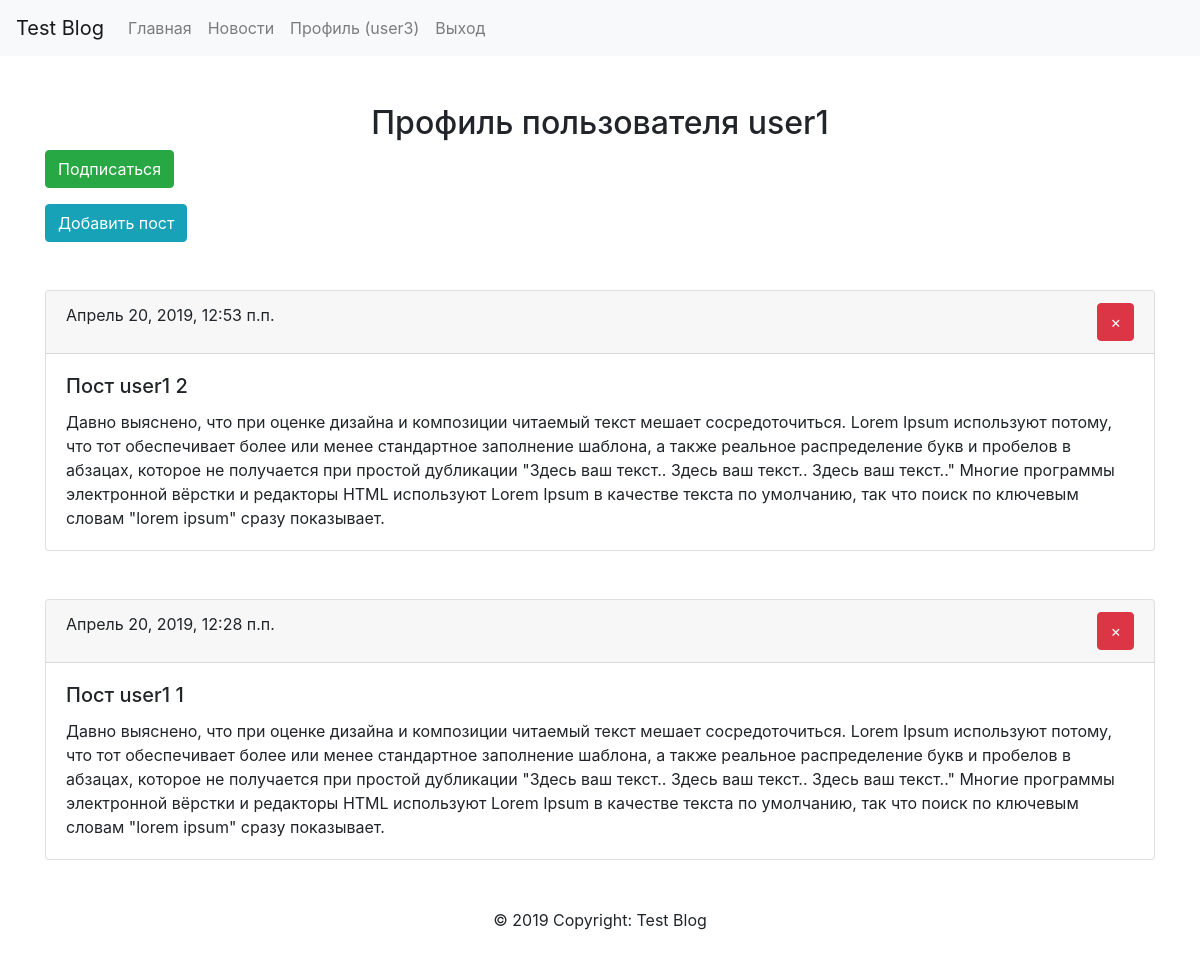
Page /profile/user1/ (signed in) on the committed database.
### posts/models.py (models this page shows, shortened)
class Post(models.Model):
    author = models.ForeignKey(User, on_delete=models.CASCADE, verbose_name='Автор')
    title = models.CharField(max_length=250, verbose_name='Заголовок')
    text = models.TextField(verbose_name='Текст')
    created = models.DateTimeField(auto_now_add=True, verbose_name='Дата и время создания')
    class Meta:
        verbose_name = 'Пост'
        verbose_name_plural = 'Посты'
        ordering = ['-created']

### profiles/views.py (the view)
# urls.py: path('profile/<username>/', login_required(views.ProfileView.as_view()), name='profile'),
class ProfileView(View):
    def get(self, request, username):
        some_user = get_object_or_404(User, username=username)
        posts = Post.objects.filter(author=some_user)
        user = request.user
        contacts = Contact.objects.filter(user_from=user)
        contacts = [item.user_to for item in contacts]
        if some_user in contacts:
            followed = True
        else:
            followed = False
        context = {
            'some_user': some_user,
            'posts': posts,
            'followed': followed,
        }
        return render(request, 'profiles/profile.html', context)

### templates/profiles/profile.html (shortened to what this page needs)
{% extends 'base.html' %}
{% block content %}
    <div class="container">
        <h2 class="text-center mt-5">Профиль пользователя {{ some_user.username }}</h2>
        {% if some_user != user %}
            {% if not followed %}
            <form action="{% url 'follow' %}" method="POST">
                <div class="form-group">
                    <button name="follow" value="{{ some_user.id }}" type="submit" class="btn btn-success">Подписаться</button>
                </div>
            </form>
            {% endif %}
        {% endif %}
        <a href="{% url 'new_post' %}" class="btn btn-info">Добавить пост</a>
        {% for post in posts %}
            <div class="card mt-5 post_block_{{ post.id }}">
                <div class="card-header d-flex justify-content-between">
                    {{ post.created }}
                    <form class="remove" action="{% url 'remove_post' %}" method="POST">
                        <button type="submit" data-id="{{ post.id }}" class="btn btn-danger">&times;</button>
                    </form>
                </div>
                <div class="card-body">
                    <h5 class="card-title">{{ post.title }}</h5>
                    <p class="card-text">{{ post.text }}</p>
                </div>
            </div>
        {% endfor %}
    </div>
{% endblock content %}

### templates/header.html (shortened to what this page needs)
<nav class="navbar navbar-expand-lg navbar-light bg-light">
    <a class="navbar-brand" href="{% url 'index' %}">Test Blog</a>
    <div class="collapse navbar-collapse" id="navbarNav">
        <ul class="navbar-nav">
            <li class="nav-item">
                <a class="nav-link" href="{% url 'index' %}">Главная <span class="sr-only">(текущая)</span></a>
            </li>
            {% if user.is_authenticated %}
                <li class="nav-item">
                    <a class="nav-link" href="{% url 'news' user.username %}">Новости</a>
                </li>
                <li class="nav-item">
                    <a class="nav-link" href="{% url 'profile' user.username %}">Профиль ({{ user.username }})</a>
                </li>
                <li class="nav-item">
                    <a class="nav-link" href="{% url 'logout' %}">Выход</a>
                </li>
            {% else %}
                <li class="nav-item">
                    <a class="nav-link" href="{% url 'login' %}">Вход</a>
                </li>
            {% endif %}
        </ul>
    </div>
</nav>

### rows in the picture
Post: created "Апрель 20, 2019, 12:53 п.п.", title "Пост user1 2", text "Давно выяснено, что при оценке дизайна и композиции читаемый текст мешает сосредоточиться. Lorem Ipsum используют потому, что тот обеспечивает более или менее стандартное заполнение шаблона, а также реальное распределение букв и пробелов в абзацах, которое не получается при простой дубликации \"Здесь ваш текст.. Здесь ваш текст.. Здесь ваш текст..\" Многие программы электронной вёрстки и редакторы HTML используют Lorem Ipsum в качестве текста по умолчанию, так что поиск по ключевым словам \"lorem ipsum\" сразу показывает."
Post: created "Апрель 20, 2019, 12:28 п.п.", title "Пост user1 1", text "Давно выяснено, что при оценке дизайна и композиции читаемый текст мешает сосредоточиться. Lorem Ipsum используют потому, что тот обеспечивает более или менее стандартное заполнение шаблона, а также реальное распределение букв и пробелов в абзацах, которое не получается при простой дубликации \"Здесь ваш текст.. Здесь ваш текст.. Здесь ваш текст..\" Многие программы электронной вёрстки и редакторы HTML используют Lorem Ipsum в качестве текста по умолчанию, так что поиск по ключевым словам \"lorem ipsum\" сразу показывает."

### other values in the picture
{{ user.username }} "user3"
{{ some_user.username }} "user1"
